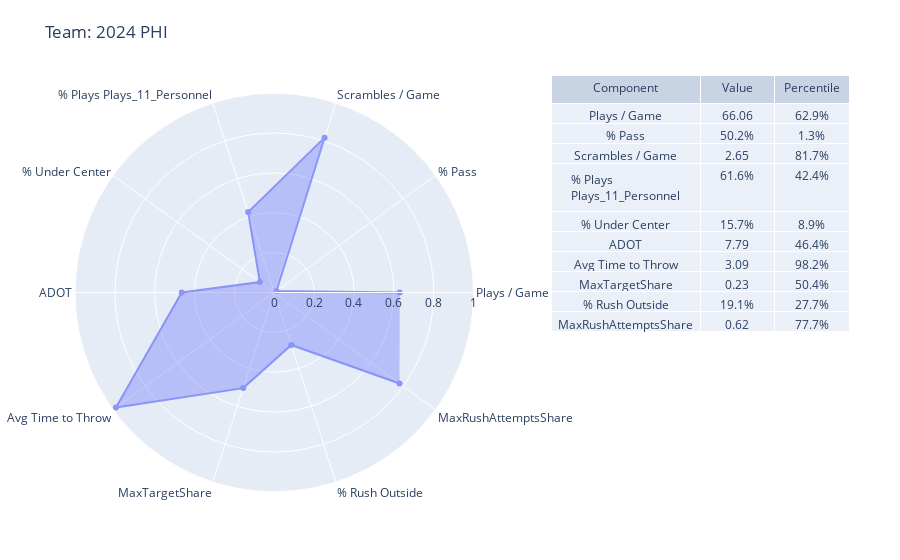

Notebook code for this chart:
### Markdown cell above
# Visualize

### Code cell
''' Visualize a team '''
# TODO - % rushes from under center vs shotgun

def offense_team_spider_chart(team: str, season: int):

    ## Data ##
    # Get slice from offensive tendencies
    team_sl = offense_tendencies.loc[(offense_tendencies.index.get_level_values('posteam') == team) &
                                     (offense_tendencies.index.get_level_values('season') == season), :]
    
    # Feature values
    team_feature_vals = team_sl[VIZ_FEATURES].values.tolist()[0]
    
    # Feature value percentiles
    vals_fmt = []
    pct_scores = []
    pct_scores_fmt = []
    for i in range(len(VIZ_FEATURES)):
        feature = VIZ_FEATURES[i]
        val = team_feature_vals[i]
        pct_score = percentileofscore(offense_tendencies[feature].tolist(), val, kind='weak') / 100
        
        val_fmt = f'{val:.1%}' if feature[0] == '%' else f'{val:.2f}'
        vals_fmt.append(val_fmt)
        pct_scores.append(pct_score)
        pct_scores_fmt.append(f'{pct_score:.1%}')

    ## Figure ##

    fig = make_subplots(
        rows=1, cols=2, 
        column_widths=[4,3],
        horizontal_spacing=0.1,
        specs=[[{"type": "polar"}, {"type": "domain"}]]
    )

    fig.add_trace(
        go.Scatterpolar(
            r=pct_scores,
            theta=VIZ_FEATURES,
            opacity=0.7,
            fill='toself'
        ),
        row=1, col=1
    )
    fig.update_layout(
        title_text=f"Team: {season} {team}",
        polar=dict(radialaxis_range=(0,1)),
        margin=dict(b=50, r=50, l=75, t=75)
    )

    fig.add_trace(
        go.Table(
            columnwidth=[2,1,1],
            header={
                "values": ['Component', 'Value', 'Percentile'],
            },
            cells={
                "values": [VIZ_FEATURES, vals_fmt, pct_scores_fmt]
            }
        ),
        row=1, col=2
    )

    fig.show()

offense_team_spider_chart('PHI', 2024)

### Figure 1 — Plotly figure (JSON) as saved in the notebook; plotly's stock layout.template omitted (floating-point values rounded to 4 significant figures)
{"data": [{"fill": "toself", "opacity": 0.7, "r": [0.6295, 0.01339, 0.817, 0.4241, 0.08929, 0.4643, 0.9821, 0.5045, 0.2768, 0.7768], "subplot": "polar", "theta": ["Plays / Game", "% Pass", "Scrambles / Game", "% Plays Plays_11_Personnel", "% Under Center", "ADOT", "Avg Time to Throw", "MaxTargetShare", "% Rush Outside", "MaxRushAttemptsShare"], "type": "scatterpolar"}, {"cells": {"values": [["Plays / Game", "% Pass", "Scrambles / Game", "% Plays Plays_11_Personnel", "% Under Center", "ADOT", "Avg Time to Throw", "MaxTargetShare", "% Rush Outside", "MaxRushAttemptsShare"], ["66.06", "50.2%", "2.65", "61.6%", "15.7%", "7.79", "3.09", "0.23", "19.1%", "0.62"], ["62.9%", "1.3%", "81.7%", "42.4%", "8.9%", "46.4%", "98.2%", "50.4%", "27.7%", "77.7%"]]}, "columnwidth": [2, 1, 1], "domain": {"x": [0.6143, 1.0], "y": [0, 1]}, "header": {"values": ["Component", "Value", "Percentile"]}, "type": "table"}], "layout": {"margin": {"b": 50, "l": 75, "r": 50, "t": 75}, "polar": {"domain": {"x": [0, 0.5143], "y": [0, 1]}, "radialaxis": {"range": [0, 1]}}, "title": {"text": "Team: 2024 PHI"}}}
